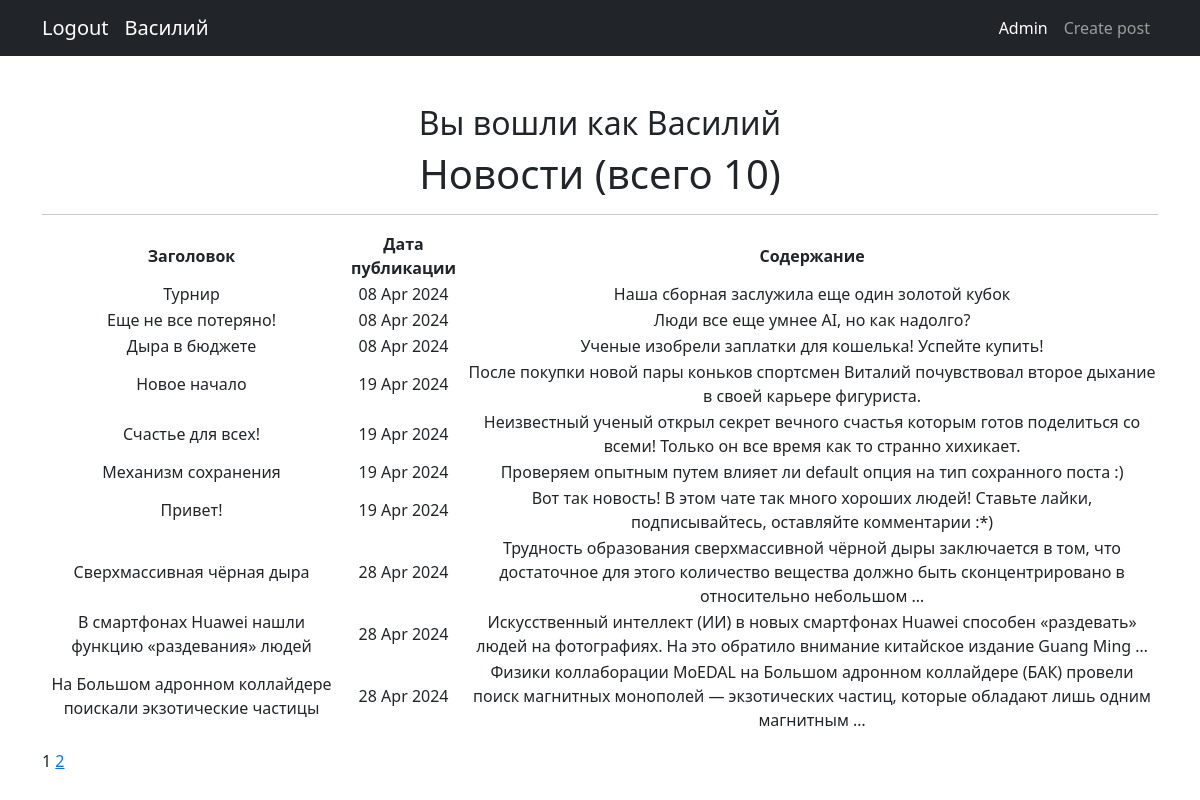
Screenshot of /news/ (signed in) with the database file from the repository.
### news/models.py (models this page shows, shortened)
class Post(models.Model):
    article = 'AR'
    news = 'NE'
    POSITIONS = [
        (article, 'Статья'),
        (news, 'Новости'),
    ]
    author = models.ForeignKey(Author, on_delete=models.CASCADE)
    news_type = models.CharField(max_length=2, choices=POSITIONS, default=article)
    post_time = models.DateTimeField(auto_now_add=True)
    title = models.CharField(max_length=255)
    text = models.TextField()
    rating = models.IntegerField(default=0)
    category = models.ManyToManyField(Category, through='PostCategory')

### news/views.py (the view)
# urls.py: path('', cache_page(60)(NewsList.as_view()), name='news_list'),
class NewsList(ListView):
    model = Post
    ordering = 'post_time'
    template_name = 'allnews.html'
    context_object_name = 'allnews'
    paginate_by = 10
    def get_context_data(self, **kwargs):
        context = super().get_context_data(**kwargs)
        context['is_not_author'] = not self.request.user.groups.filter(name='authors').exists()
        return context

### news/templatetags/custom_tags.py (called while the page is built)
@register.simple_tag(takes_context=True)
def url_replace(context, **kwargs):
    d = context['request'].GET.copy()
    for k, v in kwargs.items():
        d[k] = v
    return d.urlencode()

### templates/allnews.html (shortened to what this page needs)
{% extends 'flatpages/default.html' %}
{% load custom_filters %}
{% load custom_tags %}
{% block content %}
<h2>Вы вошли как {{ request.user.username }}</h2>
    <h1>Новости (всего {{ allnews|length }})</h1>
    <hr>
{% if allnews %}
    <table>
        <tr>
            <td><b>Заголовок</b></td>
            <td><b>Дата публикации</b></td>
            <td><b>Содержание</b></td>
        </tr>
        {% for news in allnews %}
        <tr>
            <td>{{ news.title|censor }}</td>
            <td>{{ news.post_time|date:"d M Y" }}</td>
            <td>{{ news.text|truncatewords:20|censor }}</td>
        </tr>
        {% endfor %}
    </table>
{% else %}
    <h2>Новостей нет!</h2>
{% endif %}
<div class="pagination">
    <span class="step-links">
        <span class="current">
            {% if  page_obj.paginator.num_pages != 1 %}
                {{ page_obj.number }}
            {% endif %}
        </span>
        {% if page_obj.has_next %}
            <a href="?{% url_replace page=page_obj.next_page_number %}">{{ page_obj.next_page_number }}</a>
        {% endif %}
    </span>
</div>
{% endblock content %}

### templates/flatpages/default.html (shortened to what this page needs)
<!DOCTYPE html>
<html lang="en">
    <head>
        {% load static %}
        <link href="{% static 'css/styles.css' %}" rel="stylesheet" />
    </head>
    <body>
        <nav class="navbar navbar-expand-lg navbar-dark bg-dark">
            <div class="container">
                {% if not request.user.username %}
                <a class="navbar-brand" href="/accounts/login">Login</a>
                {% else %}
                <a class="navbar-brand" href="/accounts/logout">Logout</a>
                <a class="navbar-brand">{{ request.user.username }}</a>
                {% endif %}
                {% load cache %}
                {% cache 900 navbar %}
                    <div class="collapse navbar-collapse" id="navbarSupportedContent">
                        <ul class="navbar-nav ms-auto mb-2 mb-lg-0">
                            <li class="nav-item"><a class="nav-link active" aria-current="page" href="/admin/">Admin</a></li>
                            <li class="nav-item"><a class="nav-link" href="create/">Create post</a></li>
                        </ul>
                    </div>
                {% endcache %}
                </div>
            </nav>
        <div class="container">
            <div class="text-center mt-5">
                {% block content %}{% endblock content %}
            </div>
        </div>
    </body>
</html>

### rows the page displays
Post: title|censor "Турнир", post_time "08 Apr 2024", text|censor "Наша сборная заслужила еще один золотой кубок"
Post: title|censor "Еще не все потеряно!", post_time "08 Apr 2024", text|censor "Люди все еще умнее AI, но как надолго?"
Post: title|censor "Дыра в бюджете", post_time "08 Apr 2024", text|censor "Ученые изобрели заплатки для кошелька! Успейте купить!"
Post: title|censor "Новое начало", post_time "19 Apr 2024", text|censor "После покупки новой пары коньков спортсмен Виталий почувствовал второе дыхание в своей карьере фигуриста."
Post: title|censor "Счастье для всех!", post_time "19 Apr 2024", text|censor "Неизвестный ученый открыл секрет вечного счастья которым готов поделиться со всеми! Только он все время как то странно хихикает."
Post: title|censor "Механизм сохранения", post_time "19 Apr 2024", text|censor "Проверяем опытным путем влияет ли default опция на тип сохранного поста :)"
Post: title|censor "Привет!", post_time "19 Apr 2024", text|censor "Вот так новость! В этом чате так много хороших людей! Ставьте лайки, подписывайтесь, оставляйте комментарии :*)"
Post: title|censor "Сверхмассивная чёрная дыра", post_time "28 Apr 2024", text|censor "Трудность образования сверхмассивной чёрной дыры заключается в том, что достаточное для этого количество вещества должно быть сконцентрировано в относительно небольшом …"
Post: title|censor "В смартфонах Huawei нашли функцию «раздевания» людей", post_time "28 Apr 2024", text|censor "Искусственный интеллект (ИИ) в новых смартфонах Huawei способен «раздевать» людей на фотографиях. На это обратило внимание китайское издание Guang Ming …"
Post: title|censor "На Большом адронном коллайдере поискали экзотические частицы", post_time "28 Apr 2024", text|censor "Физики коллаборации MoEDAL на Большом адронном коллайдере (БАК) провели поиск магнитных монополей — экзотических частиц, которые обладают лишь одним магнитным …"

### other values shown
{{ request.user.username }} "Василий"
{{ allnews|length }} "10"
{{ page_obj.number }} "1"
{{ page_obj.next_page_number }} "2"
